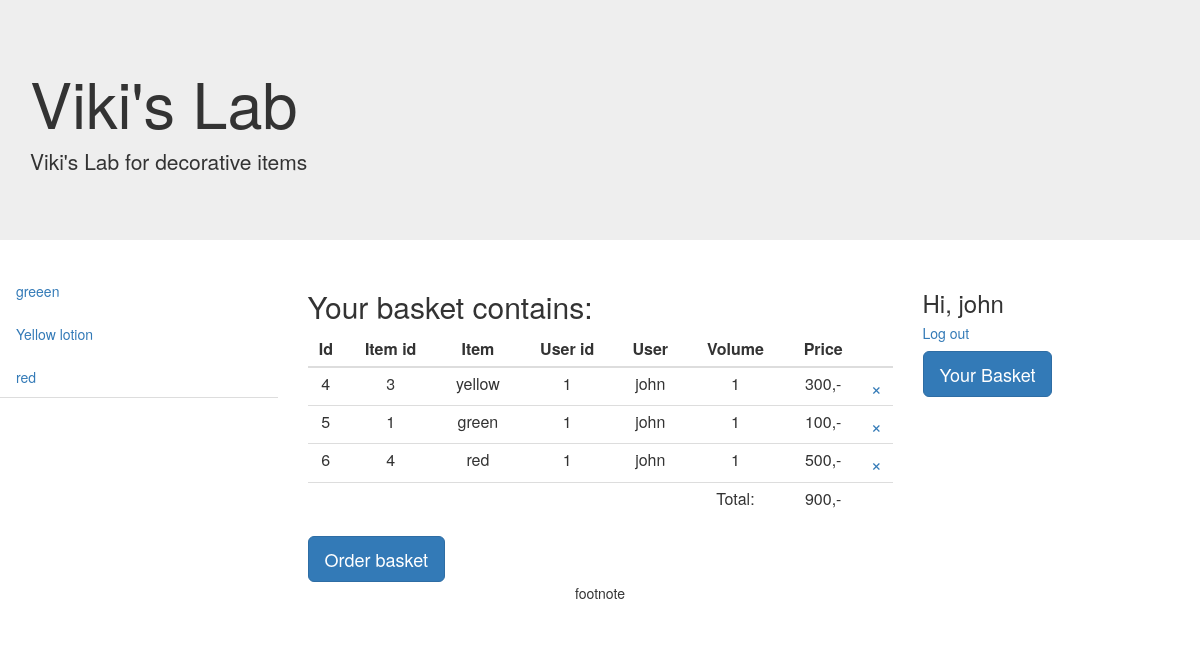
/basket (signed in), run on the app's committed database.
### app.py (models this page shows, shortened)
class ItemsDesc(db.Model):
    __tablename__ = 'itemsdesc'
    id = db.Column(db.Integer, primary_key=True)
    itemid = db.Column(db.Integer, db.ForeignKey('items.id'), nullable=False)
    name = db.Column(db.String, nullable=False)
    desc = db.Column(db.String)
    imgref = db.Column(db.String)
    item = db.relationship('Items', backref=db.backref('itemdesc', uselist=False))

class Orders(db.Model):
    __tablename__ = 'orders'
    id = db.Column(db.Integer, primary_key=True)
    userid = db.Column(db.Integer, db.ForeignKey('user.id'), nullable=False)
    itemid = db.Column(db.Integer, db.ForeignKey('items.id'), nullable=False)
    volume = db.Column(db.Integer)
    ordered = db.Column(db.Boolean)
    paid = db.Column(db.Boolean)
    delivered = db.Column(db.Boolean)
    orderdate = db.Column(db.DATETIME)
    paydate = db.Column(db.DATETIME)
    deliverydate = db.Column(db.DATETIME)

class Items(db.Model):
    __tablename__ = 'items'
    id = db.Column(db.Integer, primary_key=True)
    name = db.Column(db.String)
    orders = db.relationship('Orders', backref='item')

class User(UserMixin, db.Model):
    __tablename__ = 'user'
    id = db.Column(db.Integer, primary_key=True)
    username = db.Column(db.String(30), unique=True)
    email = db.Column(db.String(50))
    password = db.Column(db.String(50))
    orders = db.relationship('Orders', backref='user')

class Prices(db.Model):
    __tablename__ = 'prices'
    id = db.Column(db.Integer, primary_key=True)
    itemid = db.Column(db.Integer, db.ForeignKey('items.id'), nullable=False)
    price = db.Column(db.Integer)
    validfrom = db.Column(db.DATETIME)
    validto = db.Column(db.DATETIME)
    item = db.relationship('Items', backref='pricetags')

### app.py (the view)
@app.route('/basket', methods=['GET', 'POST'])
def basket():
    if request.args.get('productid'):
        chosen_product = Items.query.get(int(request.args.get('productid')))
        user = User.query.filter_by(id=current_user.id).first()
        issued_order = Orders(item=chosen_product, user=user, volume=1)
        db.session.add(issued_order)
        db.session.commit()
    if request.args.get('deletion'):
        product_for_removal = Orders.query.get(int(request.args.get('deletion')))
        db.session.delete(product_for_removal)
        db.session.commit()
    basket = Orders.query.filter(
        Orders.userid==current_user.id,
        db.or_(Orders.ordered.is_(None),
        Orders.ordered==0)).all()
    return render_template('basket.html', basket=basket, totalprice=totalprice(basket),
        items = ItemsDesc.query.all())

### app.py (called while the page is built)
@loginmanager.user_loader
def loaduser(userid):
    return User.query.get(int(userid))

def totalprice(basket):
    totalprice = 0
    for b in basket:
        totalprice += b.item.pricetags[0].price
    return totalprice

### templates/basket.html
{% extends 'vlab.html' %}
{% block product %}
<h2>Your basket contains:</h2>
<table class="table table-hover table-condensed text-center">
    <thead>
        <tr>
            <th class="text-center">Id</th>
            <th class="text-center">Item id</th>
            <th class="text-center">Item</th>
            <th class="text-center">User id</th>
            <th class="text-center">User</th>
            <th class='text-center'>Volume</th>
            <th class='text-center'>Price</th>
            <th class='text-center'></th>
        </tr>
    </thead>
    <tbody>
            {% for b in basket %}
            <tr>
            <td scope="row">{{b.id}}</td>
            <td scope="row">{{b.itemid}}</td>
            <td>{{b.item.name}}</td>
            <td>{{b.userid}}</td>
            <td>{{b.user.username}}</td>
            <td>
            {{b.volume}}
            </td>
            <td>{{b.item.pricetags[0].price}},-</td>
            <td><a href="{{url_for('basket', deletion=b.id)}}" style="text-decoration: none"><big>&times;</big></a></td>
            </tr>
            {% endfor %}
            <tr>
                <td></td>
                <td></td>
                <td></td>
                <td></td>
                <td></td>
                <td>Total:</td>
                <td>{{totalprice}},-</td>
                <td></td>
            </tr>
    </tbody>
</table>
<a name="Savebasket" id="Savebasket" class="btn btn-primary btn-lg" href="{{url_for('myorder')}}" role="button">Order basket</a>
{% endblock product %}

### templates/vlab.html (shortened to what this page needs)
<html lang="en">
<head>
    <link rel="stylesheet" type="text/css" href="{{url_for('static', filename='main.css')}}">
</head>
<body>
    {% extends 'bootstrap/base.html' %}
    {% import 'bootstrap/wtf.html' as wtf %}
    {% block content %}
    <div class="jumbotron jumbotron-fluid">
        <div class="container">
            <h1 class="display-3">Viki's Lab</h1>
            <p class="lead">Viki's Lab for decorative items</p>
        </div>
    </div>
    {% block middlepart %}
    <div class="row">
        <div class="col-xs-3">
            <ul class="nav nav-tabs nav-stacked">
                {% for item in items %}
                    <li>
                        <a href="{{url_for('selection', product=item.id)}}">{{item.name}}</a>
                    </li>
                {% endfor %}
            </ul>
        </div>
        <div class="col-xs-6">
            {% block product %}
            {% endblock product %}
        </div>
        <div class="col-xs-3">
            {% if current_user.is_authenticated %}
            <h3>Hi, {{ current_user.username }}</h3>
            <h5><a href="{{url_for('logout')}}">Log out</a> </h5>
            {% else %}
            <h5>
                <a href="{{url_for('login')}}">Log in</a> or
                <a href="{{url_for('signup')}}">Sign up</a>
            </h5>
            {% endif %}
            <a name="basket" id="basket" class="btn btn-primary btn-lg" href="{{url_for('basket')}}" role="button">Your Basket</a>
        </div>
    </div>
    {% endblock middlepart %}
    <div class="navbar">
        <div class="col-xs-12">
            <div style="text-align: center">footnote</div>
        </div>
    </div>
    {% endblock content %}

### static/main.css (style rules this page uses)
h1 { color: hotpink; }

### data on the page
ItemsDesc: name "greeen"
ItemsDesc: name "Yellow lotion"
ItemsDesc: name "red"
Orders: id "4", itemid "3", item.name "yellow", userid "1", user.username "john", volume "1", item "300"
Orders: id "5", itemid "1", item.name "green", userid "1", user.username "john", volume "1", item "100"
Orders: id "6", itemid "4", item.name "red", userid "1", user.username "john", volume "1", item "500"
User: username "john"

### other printed values
{{ totalprice }} "900"
